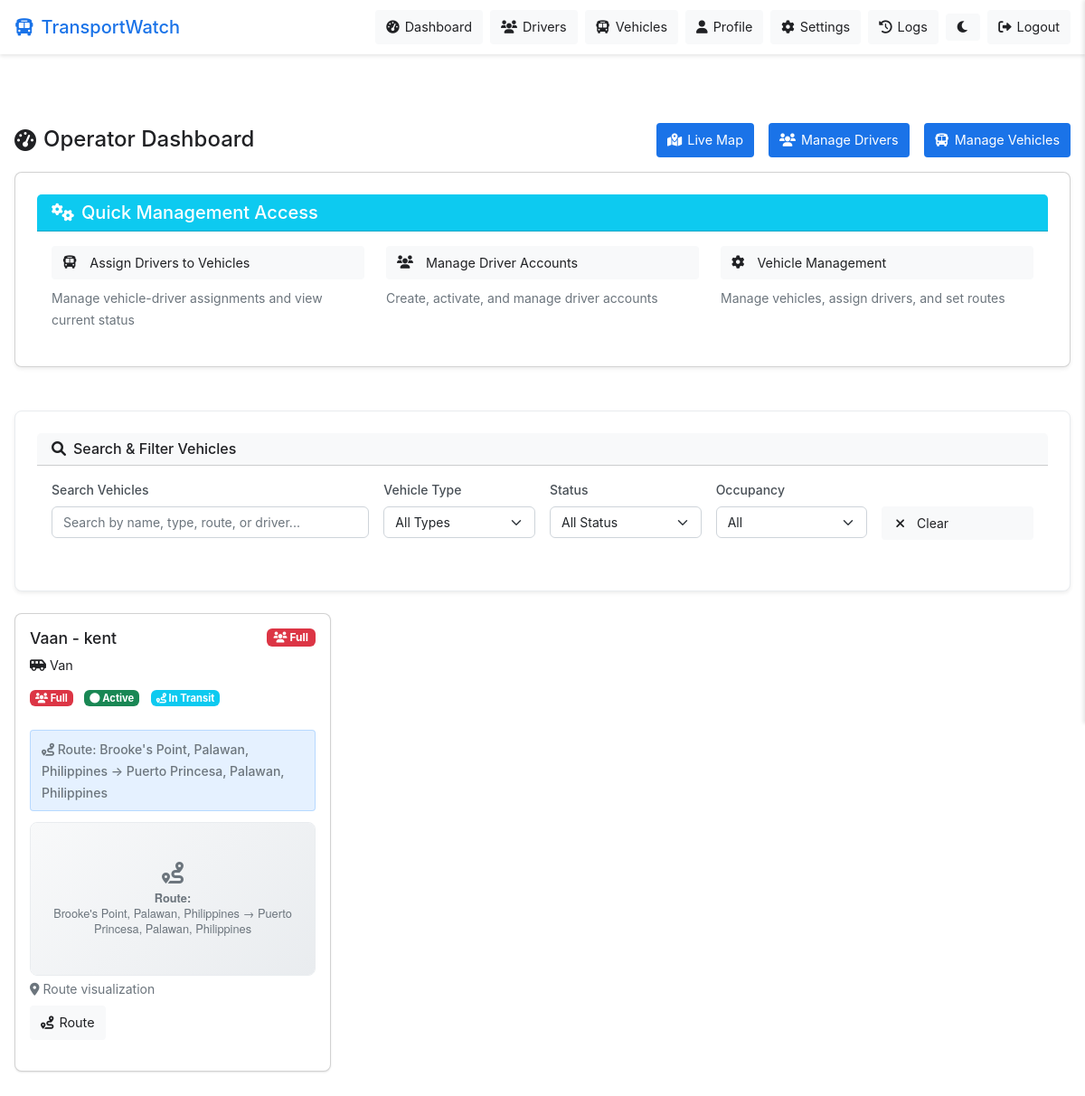
Before: /operator/dashboard (signed in) with the older database file.
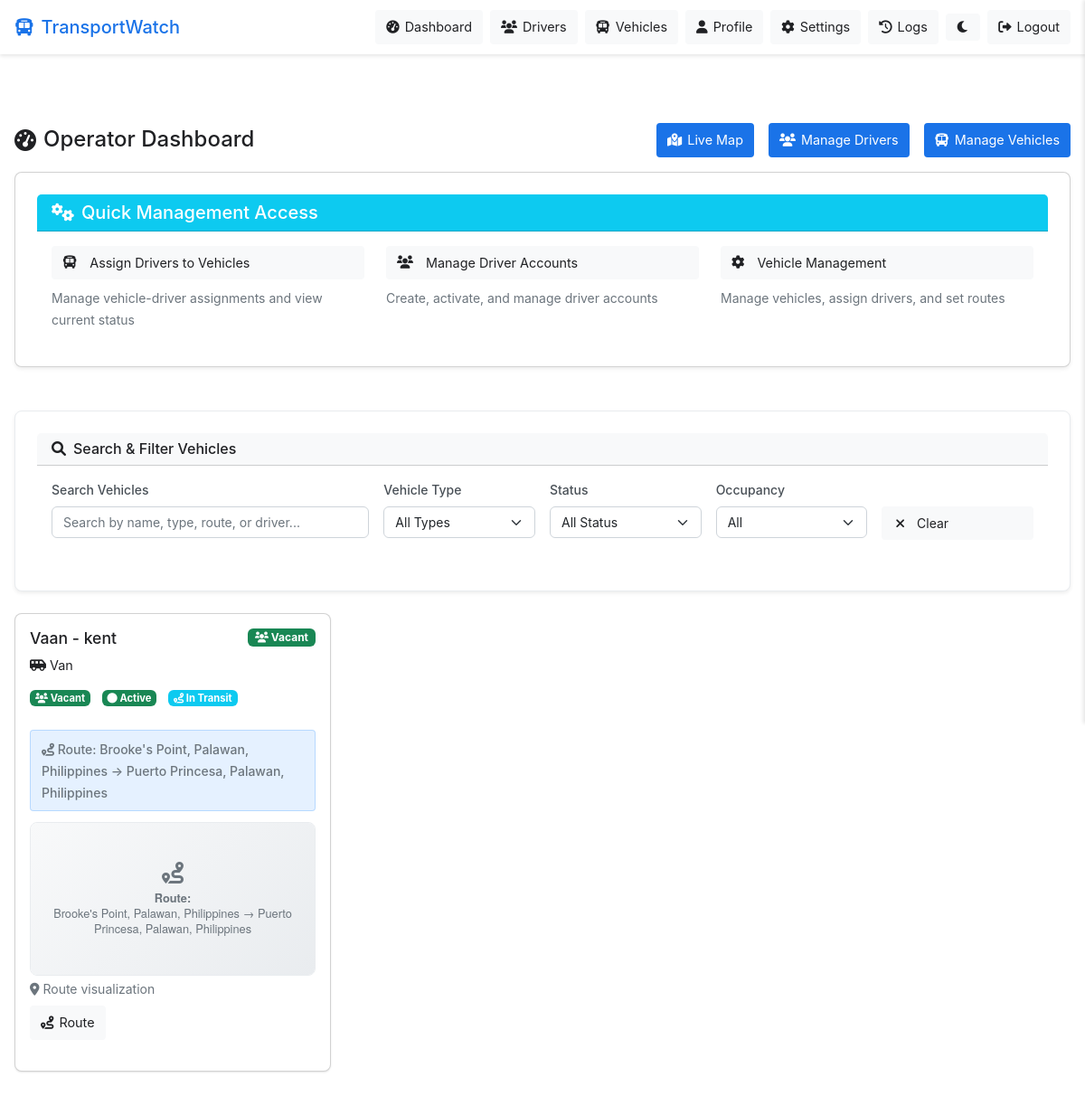
After: the same page with the newer database file.
### models/vehicle.py (models this page shows, shortened)
class Vehicle(db.Model):
    __tablename__ = 'vehicles'
    __table_args__ = {'extend_existing': True}  # Handle existing table
    id = db.Column(db.Integer, primary_key=True)
    registration_number = db.Column(db.String(20), unique=True, nullable=False)
    vehicle_type = db.Column(db.String(50), nullable=False)
    capacity = db.Column(db.Integer, nullable=False)
    status = db.Column(db.String(20), default='active')
    created_at = db.Column(db.DateTime, default=datetime.utcnow)
    occupancy_status = db.Column(db.String(20), default='empty')
    last_speed_kmh = db.Column(db.Float, default=0.0)
    current_latitude = db.Column(db.Float)
    current_longitude = db.Column(db.Float)
    last_updated = db.Column(db.DateTime, default=datetime.utcnow)
    accuracy = db.Column(db.Float, default=0.0)
    route = db.Column(db.String(100))
    route_info = db.Column(db.Text)
    owner_id = db.Column(db.Integer, db.ForeignKey('users.id'), nullable=False)
    assigned_driver_id = db.Column(db.Integer, db.ForeignKey('users.id'))
    owner = db.relationship('User', foreign_keys=[owner_id], backref='owned_vehicles')
    assigned_driver = db.relationship('User', foreign_keys=[assigned_driver_id], backref='assigned_vehicle')
    location_logs = db.relationship('LocationLog', backref='vehicle', lazy='dynamic')

### models/user.py (models this page shows, shortened)
class User(UserMixin, db.Model):
    __tablename__ = 'users'
    __table_args__ = {'extend_existing': True}  # Handle existing table
    id = db.Column(db.Integer, primary_key=True, autoincrement=True)
    username = db.Column(db.String(80), unique=True, nullable=False)
    email = db.Column(db.String(120), unique=True, nullable=False)
    password_hash = db.Column(db.String(255), nullable=False)
    user_type = db.Column(db.String(20), nullable=False)  # 'admin', 'operator', 'driver'
    created_at = db.Column(db.DateTime, default=datetime.utcnow)
    first_name = db.Column(db.String(100), nullable=True)
    middle_name = db.Column(db.String(100), nullable=True)
    last_name = db.Column(db.String(100), nullable=True)
    is_active = db.Column(db.Boolean, default=True, nullable=False)
    profile_image_url = db.Column(db.String(500), nullable=True)
    created_by_id = db.Column(db.Integer, db.ForeignKey('users.id'), nullable=True)  # For drivers created by operators
    created_by = db.relationship('User', remote_side=[id], backref='created_users')
    current_latitude = db.Column(db.Float, nullable=True)
    current_longitude = db.Column(db.Float, nullable=True)
    accuracy = db.Column(db.Float, nullable=True)  # accuracy in meters
    company_name = db.Column(db.String(200), nullable=True)
    contact_number = db.Column(db.String(50), nullable=True)
    notifications = db.relationship('Notification', backref=db.backref('user_backref', uselist=False), lazy='dynamic')
    notification_settings = db.relationship('NotificationSetting', backref=db.backref('user_backref', uselist=False), uselist=False)

### routes/operator.py (the view)
@operator_bp.route('/dashboard')
@login_required
def dashboard():
    if current_user.user_type != 'operator' and current_user.user_type != 'admin':
        flash('Access denied. Operator account required.', 'error')
        return redirect(url_for('index'))
    vehicles = Vehicle.query.filter(
        Vehicle.owner_id == current_user.id,
        Vehicle.assigned_driver_id.isnot(None),
        Vehicle.status == 'active'
    ).all()
    from models.user import Trip
    for vehicle in vehicles:
        if vehicle.assigned_driver_id:
            _ = vehicle.assigned_driver
        active_trip = Trip.query.filter_by(
            vehicle_id=vehicle.id,
            status='active'
        ).first()
        vehicle.has_active_trip = active_trip is not None
        vehicle.active_trip = active_trip
    return render_template('operator/dashboard.html', vehicles=vehicles)

### app.py (called while the page is built)
@login_manager.user_loader
def load_user(user_id):
    return User.query.get(int(user_id))

@app.context_processor
def inject_user():
    from flask import request
    from flask_login import current_user
    if request.endpoint == 'index':
        return {}  # Return empty context for public page
    return dict(current_user=current_user)

### templates/operator/dashboard.html (shortened to what the changed rows need)
{% extends "base.html" %}
{% block extra_css %}
<link rel="stylesheet" href="https://unpkg.com/leaflet@1.7.1/dist/leaflet.css" />
{% endblock %}
{% block content %}
<div class="page-header">
    <h1><i class="fas fa-tachometer-alt"></i> <span>Operator Dashboard</span></h1>
</div>
<div class="vehicle-grid">
    {% if vehicles %}
    {% for vehicle in vehicles %}
    <div class="card">
        <div style="display: flex; justify-content: space-between; align-items: start;">
            <div>
                <h3>
                    {{ vehicle.registration_number }}
                    {% if vehicle.assigned_driver %}
                    - {{ vehicle.assigned_driver.username }}
                    {% endif %}
                </h3>
                <p>
                    <i class="fas {% if vehicle.vehicle_type == 'bus' %}fa-bus{% else %}fa-van-shuttle{% endif %}"></i>
                    {{ vehicle.vehicle_type|title }}
                </p>
                <div class="vehicle-status-info">
                    <span class="badge {% if vehicle.occupancy_status == 'full' %}bg-danger{% elif vehicle.occupancy_status == 'partial' %}bg-warning{% else %}bg-success{% endif %} me-2">
                        <i class="fas fa-users"></i> {{ vehicle.occupancy_status|title }}
                    </span>
                    <span class="badge {% if vehicle.status == 'active' %}bg-success{% elif vehicle.status == 'delayed' %}bg-warning{% else %}bg-secondary{% endif %} me-2">
                        <i class="fas fa-circle"></i> {{ vehicle.status|title }}
                    </span>
                    {% if vehicle.has_active_trip %}
                    <span class="badge bg-info">
                        <i class="fas fa-route"></i> In Transit
                    </span>
                    {% endif %}
                </div>
            </div>
            <div class="vehicle-status-badges">
                <span class="badge {% if vehicle.occupancy_status == 'full' %}bg-danger{% elif vehicle.occupancy_status == 'partial' %}bg-warning{% else %}bg-success{% endif %}">
                    <i class="fas fa-users"></i> {{ vehicle.occupancy_status|title }}
                </span>
            </div>
        </div>
        <div style="margin-top: 10px; margin-bottom: 10px;">
            {% if vehicle.route %}
            <div class="route-info mb-2">
                <small class="text-muted">
                    <i class="fas fa-route"></i> Route: {{ vehicle.route }}
                </small>
            </div>
            <div class="route-map-container mb-2">
                <div id="routeMap-{{ vehicle.id }}" class="route-map"
                     data-route="{{ vehicle.route }}"
                     data-vehicle-id="{{ vehicle.id }}"
                     data-route-info="{{ vehicle.route_info if vehicle.route_info else '' }}">
                </div>
                <small class="text-muted d-block mt-1">
                    <i class="fas fa-map-marker-alt"></i> Route visualization
                </small>
            </div>
            {% endif %}
            <div class="d-flex gap-2 mb-2">
                <button class="btn btn-warning btn-sm" onclick="showRouteOverrideModal({{ vehicle.id }}, '{{ vehicle.registration_number }}', {{ (vehicle.route if vehicle.route else "No route set")|tojson }})">
                    <i class="fas fa-route"></i> Route
                </button>
            </div>
        </div>
    </div>
    {% endfor %}
    {% else %}
    <div class="card" style="grid-column: 1 / -1; text-align: center;">
        <p>No vehicles added yet. Use the "Manage Vehicles" button to add vehicles.</p>
    </div>
    {% endif %}
</div>
{% endblock %}

Changed rows visible on the page:
changed Vehicle "Vaan": occupancy_status "Full" → "Vacant"
